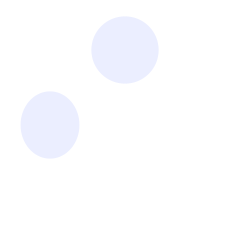
Frame 1 (no input)
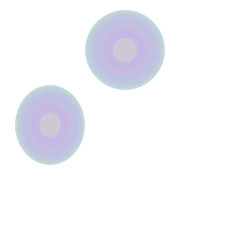
Frame 60 (the mouse pressed at the canvas centre just before this capture)
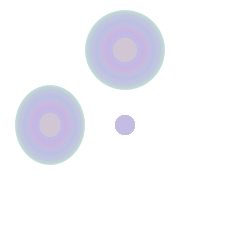
Frame 120 (the mouse held since frame 60 and released just before this capture)

The Processing sketch that drew these frames (run headless with seeded random() and noise(); from frame 60 on, the mouse is pressed at the canvas centre):

// Processing sketch: processing_103814
// ── processing_103814.pde

int counter;

void setup() {  //setup function called initially, only once
  size(250, 250);
  background(255);  //set background white
  colorMode(HSB);   //set colors to Hue, Saturation, Brightness mode
  counter = 0;
}

void draw() {  //draw function loops 
  counter++;
  noStroke();
  fill(random(255),100,255,50);
  
  if(mousePressed == true) { //add some interaction
    ellipse(mouseX, mouseY, 20, 20);
  }
  else {
    ellipse(width/2, height/5, 80*sin(counter), 80*sin(counter));
    ellipse(width/5, height/2, 70*sin(counter), 80*sin(counter));
  }
}
